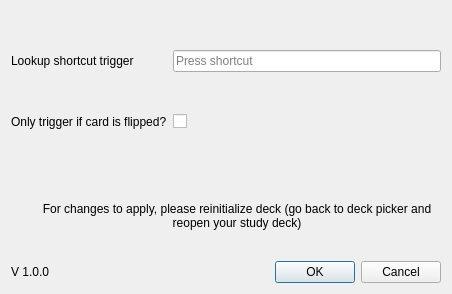
<?xml version="1.0" encoding="UTF-8"?>
<ui version="4.0">
 <class>Settings</class>
 <widget class="QDialog" name="Settings">
  <property name="enabled">
   <bool>true</bool>
  </property>
  <property name="geometry">
   <rect>
    <x>0</x>
    <y>0</y>
    <width>452</width>
    <height>294</height>
   </rect>
  </property>
  <property name="sizePolicy">
   <sizepolicy hsizetype="Fixed" vsizetype="Fixed">
    <horstretch>0</horstretch>
    <verstretch>0</verstretch>
   </sizepolicy>
  </property>
  <property name="windowTitle">
   <string>WikiLookup config</string>
  </property>
  <property name="modal">
   <bool>true</bool>
  </property>
  <layout class="QGridLayout" name="outerGrid">
   <item row="5" column="3">
    <widget class="QDialogButtonBox" name="buttonBox">
     <property name="orientation">
      <enum>Qt::Horizontal</enum>
     </property>
     <property name="standardButtons">
      <set>QDialogButtonBox::Cancel|QDialogButtonBox::Ok</set>
     </property>
    </widget>
   </item>
   <item row="5" column="0" colspan="2">
    <widget class="QLabel" name="version">
     <property name="text">
      <string>V 1.0.0</string>
     </property>
    </widget>
   </item>
   <item row="0" column="0" rowspan="2" colspan="4">
    <layout class="QGridLayout" name="gridLayout" rowstretch="0,0">
     <property name="sizeConstraint">
      <enum>QLayout::SetDefaultConstraint</enum>
     </property>
     <property name="verticalSpacing">
      <number>3</number>
     </property>
     <item row="0" column="1">
      <widget class="QKeySequenceEdit" name="lookupTrigger">
       <property name="toolTip">
        <string>Left-click and choose key combo, then hit enter</string>
       </property>
       <property name="statusTip">
        <string/>
       </property>
       <property name="whatsThis">
        <string/>
       </property>
      </widget>
     </item>
     <item row="0" column="0">
      <widget class="QLabel" name="shortcutLabel">
       <property name="toolTip">
        <string>The keyboard shortcut for the add-on to trigger</string>
       </property>
       <property name="text">
        <string>Lookup shortcut trigger</string>
       </property>
      </widget>
     </item>
     <item row="1" column="0">
      <widget class="QLabel" name="languageLabel_2">
       <property name="toolTip">
        <string>Whether to always show the lookup pop-up or only when card is flipped</string>
       </property>
       <property name="text">
        <string>Only trigger if card is flipped?</string>
       </property>
      </widget>
     </item>
     <item row="1" column="1">
      <widget class="QCheckBox" name="checkBox">
       <property name="text">
        <string/>
       </property>
      </widget>
     </item>
    </layout>
   </item>
   <item row="4" column="1" colspan="3">
    <widget class="QLabel" name="infoLabel">
     <property name="contextMenuPolicy">
      <enum>Qt::NoContextMenu</enum>
     </property>
     <property name="text">
      <string>For changes to apply, please reinitialize deck (go back to deck picker and reopen your study deck)</string>
     </property>
     <property name="alignment">
      <set>Qt::AlignCenter</set>
     </property>
     <property name="wordWrap">
      <bool>true</bool>
     </property>
    </widget>
   </item>
  </layout>
 </widget>
 <resources/>
 <connections>
  <connection>
   <sender>buttonBox</sender>
   <signal>accepted()</signal>
   <receiver>Settings</receiver>
   <slot>accept()</slot>
   <hints>
    <hint type="sourcelabel">
     <x>248</x>
     <y>254</y>
    </hint>
    <hint type="destinationlabel">
     <x>157</x>
     <y>274</y>
    </hint>
   </hints>
  </connection>
  <connection>
   <sender>buttonBox</sender>
   <signal>rejected()</signal>
   <receiver>Settings</receiver>
   <slot>reject()</slot>
   <hints>
    <hint type="sourcelabel">
     <x>316</x>
     <y>260</y>
    </hint>
    <hint type="destinationlabel">
     <x>286</x>
     <y>274</y>
    </hint>
   </hints>
  </connection>
 </connections>
</ui>
